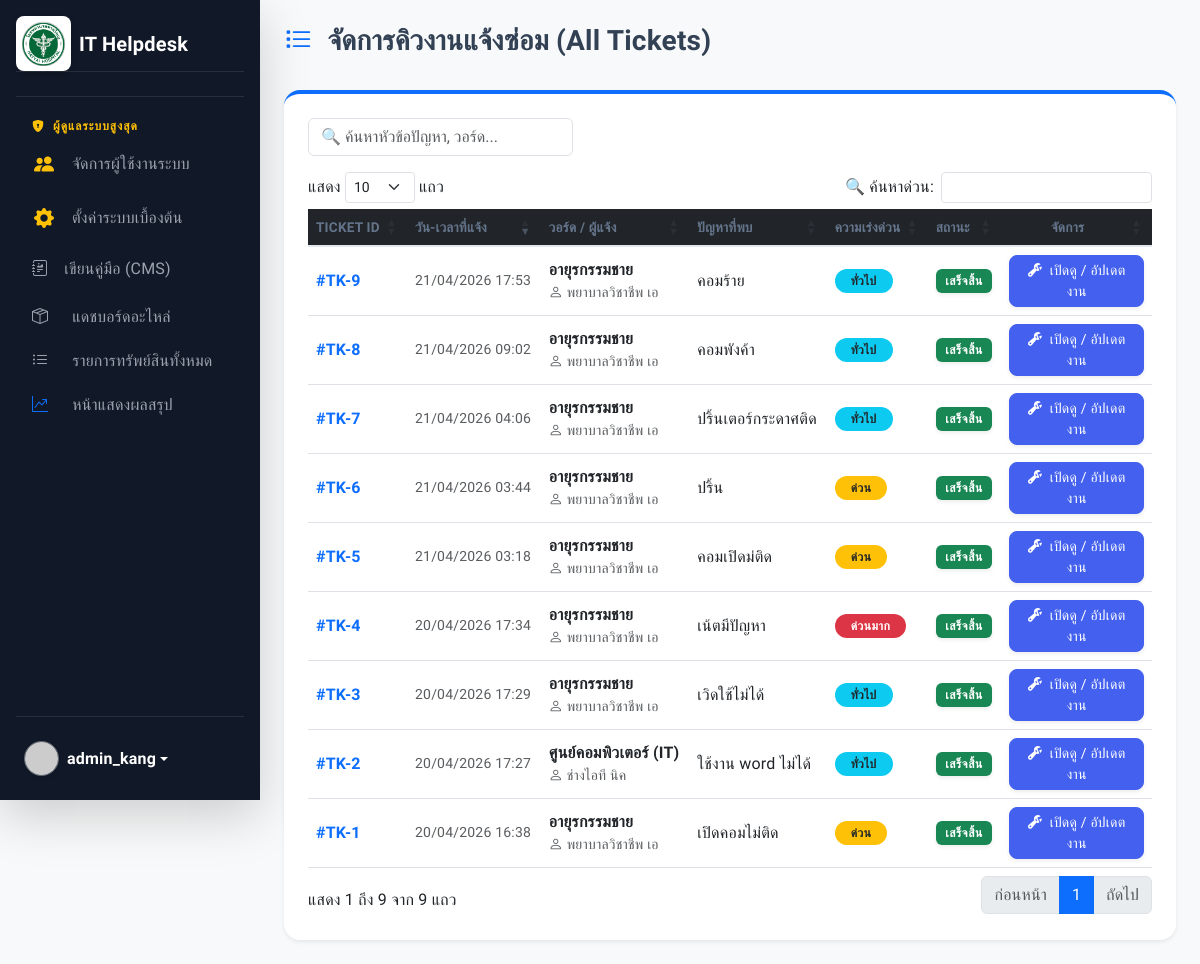
/modules/tickets/manage.php (signed in), run on the app's committed database.
### tables this page shows
CREATE TABLE `tickets` (
  `ticket_id` int(11) NOT NULL,
  `user_id` int(11) NOT NULL,
  `it_support_id` int(11) DEFAULT NULL,
  `title` varchar(150) NOT NULL,
  `category` varchar(50) NOT NULL,
  `problem_desc` text NOT NULL,
  `building` varchar(100) DEFAULT NULL,
  `floor` varchar(50) DEFAULT NULL,
  `room_no` varchar(100) DEFAULT NULL,
  `image_path` varchar(255) DEFAULT NULL,
  `urgency` enum('Normal','High','Critical') DEFAULT 'Normal',
  `status` enum('Pending','In Progress','Resolved','Closed') DEFAULT 'Pending',
  `resolution_notes` text DEFAULT NULL,
  `rating` int(11) DEFAULT NULL,
  `feedback` text DEFAULT NULL,
  `created_at` timestamp NOT NULL DEFAULT current_timestamp(),
  `resolved_at` timestamp NULL DEFAULT NULL
);

CREATE TABLE `departments` (
  `dept_id` int(11) NOT NULL,
  `dept_name` varchar(100) NOT NULL
);

CREATE TABLE `users` (
  `user_id` int(11) NOT NULL,
  `username` varchar(50) NOT NULL,
  `password` varchar(255) NOT NULL,
  `full_name` varchar(100) NOT NULL,
  `dept_id` int(11) DEFAULT NULL,
  `role` enum('staff','it','admin') DEFAULT 'staff',
  `created_at` timestamp NOT NULL DEFAULT current_timestamp()
);

### core/Ticket.php (called while the page is built, shortened)
<?php
class Ticket {
    private $conn;
    private $table = "tickets";
    public function __construct($db) {
        $this->conn = $db;
    }
    public function getAllTickets() {
        $sql = "SELECT t.*, u.full_name as reporter_name, d.dept_name,
                       it.full_name as it_name
                FROM " . $this->table . " t
                LEFT JOIN users u ON t.user_id = u.user_id
                LEFT JOIN departments d ON u.dept_id = d.dept_id
                LEFT JOIN users it ON t.it_support_id = it.user_id
                ORDER BY t.created_at DESC";
        $stmt = $this->conn->prepare($sql);
        $stmt->execute();
        return $stmt->fetchAll();
    }
}
?>

### modules/tickets/manage.php (the view, shortened to what this page needs)
<?php
require_once '../../core/Ticket.php';
$db = new Database();
$conn = $db->connect();
$ticketObj = new Ticket($conn);
$tickets = $ticketObj->getAllTickets();
require_once '../../includes/header.php';
require_once '../../includes/sidebar.php';
?>
<div class="d-flex justify-content-between align-items-center mb-4">
    <h3 class="fw-bold"><i class="bi bi-list-task text-primary me-2"></i> จัดการคิวงานแจ้งซ่อม (All Tickets)</h3>
</div>
<div class="card card-custom p-4 shadow-sm border-top border-primary border-4">
    <div class="row mb-3">
        <div class="col-md-4">
            <input type="text" class="form-control" id="searchInput" placeholder="🔍 ค้นหาหัวข้อปัญหา, วอร์ด...">
        </div>
    </div>
    <div class="table-responsive">
        <table class="table table-hover align-middle" id="ticketTable">
            <thead class="table-dark">
                <tr>
                    <th>Ticket ID</th>
                    <th>วัน-เวลาที่แจ้ง</th>
                    <th>วอร์ด / ผู้แจ้ง</th>
                    <th>ปัญหาที่พบ</th>
                    <th>ความเร่งด่วน</th>
                    <th>สถานะ</th>
                    <th class="text-center">จัดการ</th>
                </tr>
            </thead>
            <tbody>
                <?php if(empty($tickets)): ?>
                    <tr><td colspan="7" class="text-center py-4 text-muted">ยังไม่มีงานแจ้งซ่อมในระบบ</td></tr>
                <?php else: ?>
                    <?php foreach($tickets as $t): ?>
                    <tr>
                        <td class="fw-bold text-primary">#TK-<?php echo $t['ticket_id']; ?></td>
                        <td class="small text-muted"><?php echo date('d/m/Y H:i', strtotime($t['created_at'])); ?></td>
                        <td>
                            <div class="fw-bold text-dark"><?php echo htmlspecialchars($t['dept_name']); ?></div>
                            <div class="small text-muted"><i class="bi bi-person"></i> <?php echo htmlspecialchars($t['reporter_name']); ?></div>
                        </td>
                        <td><?php echo htmlspecialchars($t['title']); ?></td>
                        <td>
                            <?php
                                if($t['urgency'] == 'Critical') echo '<span class="badge bg-danger rounded-pill px-3">ด่วนมาก</span>';
                                elseif($t['urgency'] == 'High') echo '<span class="badge bg-warning text-dark rounded-pill px-3">ด่วน</span>';
                                else echo '<span class="badge bg-info text-dark rounded-pill px-3">ทั่วไป</span>';
                            ?>
                        </td>
                        <td>
                            <?php
                                if($t['status'] == 'Pending') echo '<span class="badge border border-secondary text-secondary">รอดำเนินการ</span>';
                                elseif($t['status'] == 'In Progress') echo '<span class="badge bg-warning text-dark shadow-sm">กำลังซ่อม</span>';
                                else echo '<span class="badge bg-success shadow-sm">เสร็จสิ้น</span>';
                            ?>
                        </td>
                        <td class="text-center">
                            <a href="../../it_support/ticket_detail.php?id=<?php echo $t['ticket_id']; ?>" class="btn btn-sm btn-primary shadow-sm">
                                <i class="bi bi-wrench-adjustable me-1"></i> เปิดดู / อัปเดตงาน
                            </a>
                        </td>
                    </tr>
                    <?php endforeach; ?>
                <?php endif; ?>
            </tbody>
        </table>
    </div>
</div>
<?php require_once '../../includes/footer.php'; ?>

### assets/css/style.css (style rules this page uses)
:root { --primary-color: #4361ee; --secondary-color: #3f37c9; --success-color: #4cc9f0; --danger-color: #f72585; --bg-color: #f8f9fa; --sidebar-bg: #111827; --sidebar-hover: #1f2937; --text-main: #334155; --card-shadow: 0 10px 15px -3px rgba(0, 0, 0, 0.05), 0 4px 6px -2px rgba(0, 0, 0, 0.025); }
body { font-family: 'Sarabun', sans-serif; background-color: var(--bg-color); color: var(--text-main); letter-spacing: 0.2px; }
.card-custom { border: none; border-radius: 16px; box-shadow: var(--card-shadow); transition: transform 0.3s cubic-bezier(0.4, 0, 0.2, 1), box-shadow 0.3s cubic-bezier(0.4, 0, 0.2, 1); background: #ffffff; }
.btn { border-radius: 8px; font-weight: 500; transition: all 0.2s ease; }
.btn-primary { background-color: var(--primary-color); border-color: var(--primary-color); }
.badge { padding: 0.5em 0.8em; font-weight: 600; border-radius: 6px; letter-spacing: 0.5px; }
table.dataTable > thead > tr > th { border-bottom: 2px solid #e2e8f0; text-transform: uppercase; font-size: 0.85rem; color: #64748b; }

### includes/header.php (style rules this page uses)
html, body { height: 100%; }

### data on the page
tickets: ticket_id "9", created_at "21/04/2026 17:53", departments.dept_name "อายุรกรรมชาย", user.full_name "พยาบาลวิชาชีพ เอ", title "คอมร้าย", urgency "ทั่วไป", status "เสร็จสิ้น"
tickets: ticket_id "8", created_at "21/04/2026 09:02", departments.dept_name "อายุรกรรมชาย", user.full_name "พยาบาลวิชาชีพ เอ", title "คอมพังค้า", urgency "ทั่วไป", status "เสร็จสิ้น"
tickets: ticket_id "7", created_at "21/04/2026 04:06", departments.dept_name "อายุรกรรมชาย", user.full_name "พยาบาลวิชาชีพ เอ", title "ปริ้นเตอร์กระดาศติด", urgency "ทั่วไป", status "เสร็จสิ้น"
tickets: ticket_id "6", created_at "21/04/2026 03:44", departments.dept_name "อายุรกรรมชาย", user.full_name "พยาบาลวิชาชีพ เอ", title "ปริ้น", urgency "ด่วน", status "เสร็จสิ้น"
tickets: ticket_id "5", created_at "21/04/2026 03:18", departments.dept_name "อายุรกรรมชาย", user.full_name "พยาบาลวิชาชีพ เอ", title "คอมเปิดม่ติด", urgency "ด่วน", status "เสร็จสิ้น"
tickets: ticket_id "4", created_at "20/04/2026 17:34", departments.dept_name "อายุรกรรมชาย", user.full_name "พยาบาลวิชาชีพ เอ", title "เน้ตมีปัญหา", urgency "ด่วนมาก", status "เสร็จสิ้น"
tickets: ticket_id "3", created_at "20/04/2026 17:29", departments.dept_name "อายุรกรรมชาย", user.full_name "พยาบาลวิชาชีพ เอ", title "เวิดใช้ไม่ได้", urgency "ทั่วไป", status "เสร็จสิ้น"
tickets: ticket_id "2", created_at "20/04/2026 17:27", departments.dept_name "ศูนย์คอมพิวเตอร์ (IT)", user.full_name "ช่างไอที นิค", title "ใช้งาน word ไม่ได้", urgency "ทั่วไป", status "เสร็จสิ้น"
tickets: ticket_id "1", created_at "20/04/2026 16:38", departments.dept_name "อายุรกรรมชาย", user.full_name "พยาบาลวิชาชีพ เอ", title "เปิดคอมไม่ติด", urgency "ด่วน", status "เสร็จสิ้น"

### other printed values
$_SESSION['username'] "admin_kang"
